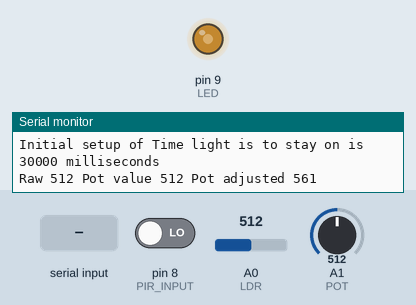
This sketch was run on a simulated Arduino Uno, built with avr-gcc and run on an emulated ATmega328P. Shown: output pins drawn as LEDs (lit = HIGH), the last lines printed to the serial monitor. Inputs (shaded band) come from the test bench; at power-on: pin 8 (PIR_INPUT) LOW, A0 (LDR) = 512, A1 (POT) = 512. EEPROM starts erased.

Above: at 1.2 s.
1.3 s: "1\n" received over Serial
At 1.68 s:
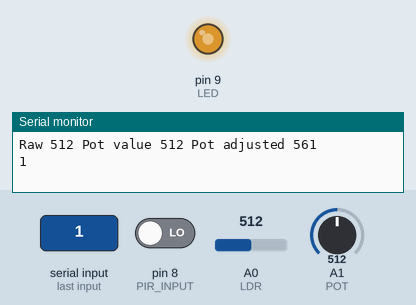
At 3.6 s:
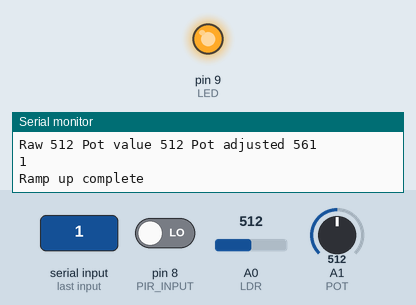
Timing chart, 0 to 46.5 s (numbered marks = the images above; inputs shaded):
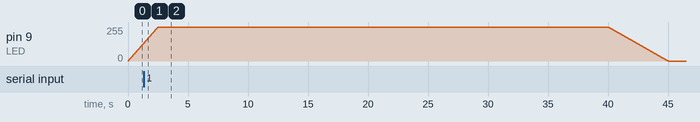

Measured:
- by itself, pin 9 (LED): rises from 132/255 to 255/255 in 1.2 s, then falls to 0/255 in 42.5 s

The sketch:

single-light-control.ino
```cpp
/*
 * This sketch will control a single LED
 * It will turn on when motion is detected. The Passive Infrared Indicator is a HC-SR501 with the output connected to Pin 8
 */

/*
 * Define libraries used here
 */
#include <EEPROM.h>

/*
 * Pre-processor definitions
 */

#define VERSION_STRING "Single Light Control V1.0"
#define PIR_INPUT 8
#define LED 9
#define LDR A0
#define POT A1

#define LED_OFF 0
#define LED_RAMP_UP 1
#define LED_ON 2
#define LED_RAMP_DOWN 3

#define PIR_MOTION 1
#define PIR_STILL 0

#define MIN_LDR 100   // This is the minimum value the LRD will register

/*
 * Define variables
 */
int motion = 0;           // holds the status of the PIR output
int led_status = LED_RAMP_UP;
int ramp_up = 2500;       // milliseconds needed to bring LED up to full brightness
int ramp_down = 5000;
int led_on_time = 30000;   // milliseconds the light will stay on before checking the PIR again
long var1 = 0;
int brightness;
long temp1;
int sensorValue = 0;        // value read from the light dependent resistor
int potValue = 0;           // value from the potentiometer
int potMapped = 0;          // this will store the adjusted potentiometer value so it can be compared to the LDR
int outputValue = 0;        // value output to the PWM (analog out)
int report_delay = 5000;    // millisec between reporting on sensor value

unsigned long start_delay = 10000L;  // The PIR takes about 1 minute to settle down
unsigned long next_check = 0; // This is the next time the PIR will be checked
unsigned long start = 0;
unsigned long current = 0;
unsigned long report_sensor = 0;
unsigned long t1 = 0L;
int t2 = 0;

String inputString = "";         // a string to hold incoming data
boolean stringComplete = false;  // whether the string is complete

void setup() {
  // put your setup code here, to run once:
  Serial.begin(115200);
  Serial.println(VERSION_STRING);
  pinMode(PIR_INPUT, INPUT);
  pinMode(LED, OUTPUT);
  digitalWrite(LED, LOW);
  next_check = millis() + start_delay + led_on_time;
  // reserve 200 bytes for the inputString:
  inputString.reserve(200);

  // read from EEPROM

  EEPROM.get(1, t1);      // start delay parameter
  if (t1 < 4000000000)
    start_delay = t1;
  else {
    EEPROM.put(1, start_delay);
    Serial.print("Initial setup of ");
  }
  Serial.print("Start delay is ");
  Serial.print(start_delay);
  Serial.println(" millseconds");

  EEPROM.get(5, t2);      // ramp up parameter
  if (t2 < 30000000 && t2 > 0)
    ramp_up = t2;
  else {
    EEPROM.put(5, ramp_up);
    Serial.print("Initial setup of ");
  }
  Serial.print("Ramp up time is ");
  Serial.print(ramp_up);
  Serial.println(" millseconds");

  EEPROM.get(7, t2);      // ramp down parameter
  if (t2 < 30000000 && t2 > 0)
    ramp_down = t2;
  else {
    EEPROM.put(7, ramp_down);
    Serial.print("Initial setup of ");
  }
  Serial.print("Ramp down time is ");
  Serial.print(ramp_down);
  Serial.println(" millseconds");

  EEPROM.get(9, t2);      // led_on_time parameter
  if (t2 < 30000000 && t2 > 0)
    led_on_time = t2;
  else {
    EEPROM.put(9, led_on_time);
    Serial.print("Initial setup of ");
  }
  Serial.print("Time light is to stay on is ");
  Serial.print(led_on_time);
  Serial.println(" milliseconds");

}

void loop() {
  // put your main code here, to run repeatedly:
  motion = digitalRead(PIR_INPUT);
  current = millis();
  sensorValue = analogRead(LDR);
  potValue = analogRead(POT);
  potMapped = map(potValue, 0, 1023, MIN_LDR, 1023);
  serialEvent();            // call the function
  if (stringComplete)       // keep all serial processing in one place
    process_serial();

  // output sensor value to serial channel
  if (report_sensor < current) {
    report_sensor = current + report_delay;
    Serial.print("Raw ");
    Serial.print(sensorValue);
    Serial.print (" Pot value ");
    Serial.print(potValue);
    Serial.print (" Pot adjusted ");
    Serial.print(potMapped);
    Serial.println();
  }

  switch (led_status) {
    case LED_RAMP_UP:
      if (current > (start + ramp_up)) {      // this is the end of the ramp up, ensure the LED is on and change status
        digitalWrite(LED, HIGH);
        led_status = LED_ON;
        Serial.println("Ramp up complete");
        break;
      }
      var1 = (current - start) * 255L;        // brightness increases during ramp up
      brightness = int(var1 / ramp_up);
      analogWrite(LED, brightness);
      delay(1);
      break;
    case LED_RAMP_DOWN:
      if (motion == PIR_MOTION) {
        led_status = LED_RAMP_UP;
        Serial.println("Motion detected - turning on");
      }
      if (current > (start + ramp_down)) {
        digitalWrite(LED, LOW);
        led_status = LED_OFF;
        Serial.println("Ramp down complete");
        break;
      }
      var1 = int(current - start);
      temp1 = var1 * 255L;
      brightness = 255 - (temp1 / ramp_down);
      analogWrite(LED, brightness);
      delay(1);
      break;
    case LED_ON:
      if (motion == PIR_MOTION)
      {
        next_check = current + led_on_time;    // if the PIR detects motion reset the next check time
        break;
      }
      else
      {
        if (next_check < current)              // if no motion has been detected by the next check, start the ramp down
        {
          led_status = LED_RAMP_DOWN;
          start = millis();
          Serial.println("NO Motion detected - turning off");
        }
      }     // end of LED_ON section

    case LED_OFF:
      if (motion == PIR_MOTION)                 // motion detected
      {
        Serial.println("Motion detected - check for light level");
        if (sensorValue < potMapped) {     // we only turn on if the ambient light is below this value
          next_check = millis() + led_on_time + ramp_up;
          led_status = LED_RAMP_UP;
          start = millis();
          Serial.println("Ambient light level low enough - turning on");
        }
      }   // end of LED_OFF section
  }       // end of case statement
}         // end of the main loop

/*
  SerialEvent occurs whenever a new data comes in the
 hardware serial RX.  This routine is run between each
 time loop() runs, so using delay inside loop can delay
 response.  Multiple bytes of data may be available.
 */
void serialEvent() {
  while (Serial.available()) {
    // get the new byte:
    char inChar = (char)Serial.read();
    // add it to the inputString:
    inputString += inChar;
    // if the incoming character is a newline, set a flag
    // so the main loop can do something about it:
    if (inChar == '\n') {
      stringComplete = true;
    }
  }
}

void process_serial() {
  Serial.println(inputString);
  // clear the string:
  inputString = "";
  stringComplete = false;

}
```
